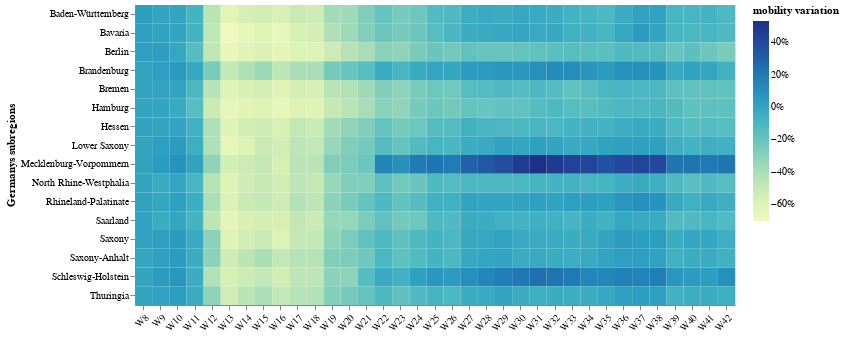

The notebook cell this image was saved under:
### Code cell
make_heatmap(de_mobility_heatmap, 600, 300)

### Figure 1 — Vega-Lite specification as saved in the notebook (floating-point values rounded to 4 significant figures; data arrays with more than 128 entries replaced by an {"elided": "..."} marker saying what was removed)
{"config": {"view": {"continuousWidth": 400, "continuousHeight": 300}}, "data": {"name": "data-560e3f84a2b480110858eb7da8703091"}, "mark": "rect", "encoding": {"color": {"type": "quantitative", "field": "mobility variation", "legend": {"format": ".0%"}}, "tooltip": [{"type": "nominal", "field": "date"}, {"type": "nominal", "field": "region"}, {"type": "quantitative", "field": "mobility variation", "format": ".0%"}], "x": {"type": "nominal", "axis": {"labelAngle": 315, "labelSeparation": 105, "title": null}, "field": "week", "sort": ["W8", "W9", "W10", "W11", "W12", "W13", "W14", "W15", "W16", "W17", "W18", "W19", "W20", "W21", "W22", "W23", "W24", "W25", "W26", "W27", "W28", "W29", "W30", "W31", "W32", "W33", "W34", "W35", "W36", "W37", "W38", "W39", "W40", "W41", "W42"]}, "y": {"type": "ordinal", "field": "region", "title": "Germanys subregions"}}, "height": 300, "selection": {"Mobility": {"type": "single", "fields": ["type"], "bind": {"input": "select", "options": ["public transport", "residential/home", "retail and recreation", "workplaces"]}, "init": {"type": "retail and recreation"}}}, "transform": [{"filter": {"selection": "Mobility"}}], "width": 600, "$schema": "https://vega.github.io/schema/vega-lite/v4.8.1.json", "datasets": {"data-560e3f84a2b480110858eb7da8703091": {"elided": "2240 records"}}}
